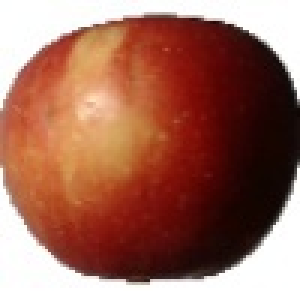
#> input picture dataset/images/Apple/apple1.jpg, 100 x 100 px (shown 3 times larger)
$ python -i preprocessing.py   (imports and definitions only)
#> lines starting #> are read from the running program, lines starting #| are printed output that depends on the picture
import cv2
import numpy as np
import os


# --------------------------------------------------
# IMAGE VALIDATION
# --------------------------------------------------

ALLOWED_EXTENSIONS = {
    ".jpg",
    ".jpeg",
    ".png"
}


def validate_image(image_path):
    """
    Check whether the image exists and can be read.
    """

    if not os.path.exists(image_path):
        return False, "Image file does not exist."

    extension = os.path.splitext(image_path)[1].lower()

    if extension not in ALLOWED_EXTENSIONS:
        return False, "Unsupported image format."

    image = cv2.imread(image_path)

    if image is None:
        return False, "Invalid or corrupted image."

    return True, "Image is valid."


# --------------------------------------------------
# IMAGE LOADING
# --------------------------------------------------

def load_image(image_path):
    """
    Load an image using OpenCV.
    """

    image = cv2.imread(image_path)

    if image is None:
        raise ValueError("Unable to load image.")

    return image


# --------------------------------------------------
# IMAGE RESIZING
# --------------------------------------------------

def resize_image(image, size=(224, 224)):
    """
    Resize image to the standard ML input size.
    """

    return cv2.resize(
        image,
        size,
        interpolation=cv2.INTER_AREA
    )


# --------------------------------------------------
# IMAGE NORMALIZATION
# --------------------------------------------------

def normalize_image(image):
    """
    Normalize pixel values from 0-255 to 0-1.
    """

    image = image.astype(np.float32)

    image = image / 255.0

    return image


# --------------------------------------------------
# COLOR FEATURE EXTRACTION
# --------------------------------------------------

def extract_color_features(image):
    """
    Extract average color information.
    """

    mean_bgr = np.mean(
        image,
        axis=(0, 1)
    )

    blue = float(mean_bgr[0])
    green = float(mean_bgr[1])
    red = float(mean_bgr[2])

    return {
        "average_blue": round(blue, 2),
        "average_green": round(green, 2),
        "average_red": round(red, 2)
    }


# --------------------------------------------------
# HSV FEATURES
# --------------------------------------------------

def extract_hsv_features(image):
    """
    Convert image to HSV and extract
    average Hue, Saturation and Value.
    """

    hsv = cv2.cvtColor(
        image,
        cv2.COLOR_BGR2HSV
    )

    mean_hsv = np.mean(
        hsv,
        axis=(0, 1)
    )

    return {
        "average_hue": round(float(mean_hsv[0]), 2),
        "average_saturation": round(float(mean_hsv[1]), 2),
        "average_value": round(float(mean_hsv[2]), 2)
    }


# --------------------------------------------------
# GRAYSCALE FEATURES
# --------------------------------------------------

def extract_texture_features(image):
    """
    Extract simple grayscale statistics
    for texture analysis.
    """

    gray = cv2.cvtColor(
        image,
        cv2.COLOR_BGR2GRAY
    )

    return {
        "gray_mean": round(
            float(np.mean(gray)),
            2
        ),
        "gray_std": round(
            float(np.std(gray)),
            2
        )
    }


# --------------------------------------------------
# COMPLETE FEATURE EXTRACTION
# --------------------------------------------------

def extract_features(image):
    """
    Extract color, HSV and texture features.
    """

    color_features = extract_color_features(
        image
    )

    hsv_features = extract_hsv_features(
        image
    )

    texture_features = extract_texture_features(
        image
    )

    features = {}

    features.update(color_features)
    features.update(hsv_features)
    features.update(texture_features)

    return features


# --------------------------------------------------
# COMPLETE PREPROCESSING PIPELINE
# --------------------------------------------------

def preprocess_image(image_path):
    """
    Complete image preprocessing pipeline.
    """

    valid, message = validate_image(
        image_path
    )
#> in validate_image, image is the input picture: shape (100, 100, 3); mean B, G, R 92.5, 108, 159.9

    if not valid:
        raise ValueError(message)

    image = load_image(
        image_path
    )

    resized = resize_image(
        image
    )

    normalized = normalize_image(
        resized
    )

    features = extract_features(
        resized
    )
#> in extract_color_features, `mean_bgr = np.mean( image, axis=(0, 1) )`: mean_bgr = [92.49, 108, 159.9]
#> in extract_color_features, `blue = float(mean_bgr[0])`: blue = 92.49
#> in extract_color_features, `green = float(mean_bgr[1])`: green = 108
#> in extract_color_features, `red = float(mean_bgr[2])`: red = 159.9
#> in extract_features, `color_features = extract_color_features( image )`: color_features = {'average_blue': 92.49, 'average_green': 108, 'average_red': 159.9}
#> in extract_hsv_features, `hsv = cv2.cvtColor( image, cv2.COLOR_BGR2HSV )`: hsv: shape (224, 224, 3); mean H, S, V 16.5, 144.2, 160
#> in extract_hsv_features, `mean_hsv = np.mean( hsv, axis=(0, 1) )`: mean_hsv = [16.5, 144.2, 160]
#> in extract_features, `hsv_features = extract_hsv_features( image )`: hsv_features = {'average_hue': 16.5, 'average_saturation': 144.2, 'average_value': 160}
#> in extract_texture_features, `gray = cv2.cvtColor( image, cv2.COLOR_BGR2GRAY )`:
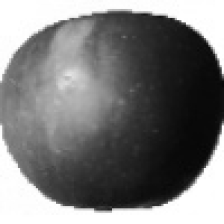
#> gray: shape (224, 224); min 6, max 255, mean 121.7
#> in extract_features, `texture_features = extract_texture_features( image )`: texture_features = {'gray_mean': 121.7, 'gray_std': 90.48}
#> features = {'average_blue': 92.49, 'average_green': 108, 'average_red': 159.9, 'average_hue': 16.5, 'average_saturation': 144.2, 'average_value': 160, 'gray_mean': 121.7, 'gray_std': 90.48}

    return {
        "original": image,
        "resized": resized,
        "normalized": normalized,
        "features": features
    }


# --------------------------------------------------
# TEST
# --------------------------------------------------

# [23 lines not run here, left out]

>>> result = preprocess_image('../dataset/images/Apple/apple1.jpg')
#> result = 4 items

$ run again, on dataset/images/Apple/apple10.jpg
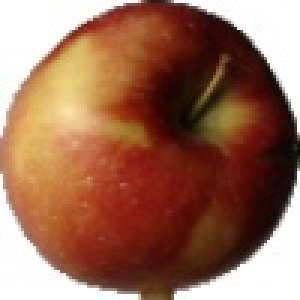
#> input picture dataset/images/Apple/apple10.jpg, 100 x 100 px (shown 3 times larger)
#> in validate_image, image is the input picture: shape (100, 100, 3); mean B, G, R 88.5, 109.7, 155.5
#> mean_bgr = [88.47, 109.7, 155.5]
#> blue = 88.47
#> green = 109.7
#> red = 155.5
#> color_features = {'average_blue': 88.47, 'average_green': 109.7, 'average_red': 155.5}
#> hsv: shape (224, 224, 3); mean H, S, V 15.5, 144.4, 155.6
#> mean_hsv = [15.54, 144.4, 155.6]
#> hsv_features = {'average_hue': 15.54, 'average_saturation': 144.4, 'average_value': 155.6}
#> in extract_texture_features, `gray = cv2.cvtColor( image, cv2.COLOR_BGR2GRAY )`:
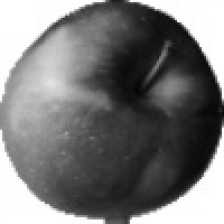
#> gray: shape (224, 224); min 5, max 255, mean 121
#> texture_features = {'gray_mean': 121, 'gray_std': 86.63}
#> features = {'average_blue': 88.47, 'average_green': 109.7, 'average_red': 155.5, 'average_hue': 15.54, 'average_saturation': 144.4, 'average_value': 155.6, 'gray_mean': 121, 'gray_std': 86.63}
#> result = 4 items

$ run again, on dataset/images/Apple/apple100.jpg
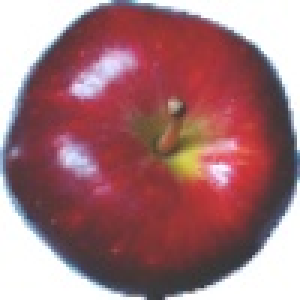
#> input picture dataset/images/Apple/apple100.jpg, 100 x 100 px (shown 3 times larger)
#> in validate_image, image is the input picture: shape (100, 100, 3); mean B, G, R 120.5, 115.5, 163.1
#> mean_bgr = [120.4, 115.5, 163.1]
#> blue = 120.4
#> green = 115.5
#> red = 163.1
#> color_features = {'average_blue': 120.4, 'average_green': 115.5, 'average_red': 163.1}
#> hsv: shape (224, 224, 3); mean H, S, V 111.3, 93.5, 165.6
#> mean_hsv = [111.3, 93.48, 165.6]
#> hsv_features = {'average_hue': 111.3, 'average_saturation': 93.48, 'average_value': 165.6}
#> in extract_texture_features, `gray = cv2.cvtColor( image, cv2.COLOR_BGR2GRAY )`:
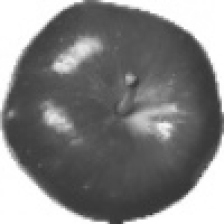
#> gray: shape (224, 224); min 52, max 255, mean 130.3
#> texture_features = {'gray_mean': 130.3, 'gray_std': 74.47}
#> features = {'average_blue': 120.4, 'average_green': 115.5, 'average_red': 163.1, 'average_hue': 111.3, 'average_saturation': 93.48, 'average_value': 165.6, 'gray_mean': 130.3, 'gray_std': 74.47}
#> result = 4 items

$ run again, on dataset/images/Apple/apple11.jpg
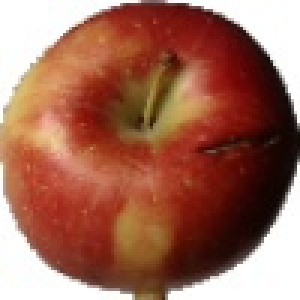
#> input picture dataset/images/Apple/apple11.jpg, 100 x 100 px (shown 3 times larger)
#> in validate_image, image is the input picture: shape (100, 100, 3); mean B, G, R 88.6, 106.5, 160.9
#> mean_bgr = [88.57, 106.4, 160.8]
#> blue = 88.57
#> green = 106.4
#> red = 160.8
#> color_features = {'average_blue': 88.57, 'average_green': 106.4, 'average_red': 160.8}
#> hsv: shape (224, 224, 3); mean H, S, V 14, 143.7, 160.9
#> mean_hsv = [14.04, 143.7, 160.9]
#> hsv_features = {'average_hue': 14.04, 'average_saturation': 143.7, 'average_value': 160.9}
#> in extract_texture_features, `gray = cv2.cvtColor( image, cv2.COLOR_BGR2GRAY )`:
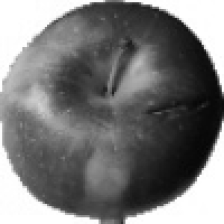
#> gray: shape (224, 224); min 5, max 255, mean 120.7
#> texture_features = {'gray_mean': 120.7, 'gray_std': 81.55}
#> features = {'average_blue': 88.57, 'average_green': 106.4, 'average_red': 160.8, 'average_hue': 14.04, 'average_saturation': 143.7, 'average_value': 160.9, 'gray_mean': 120.7, 'gray_std': 81.55}
#> result = 4 items
